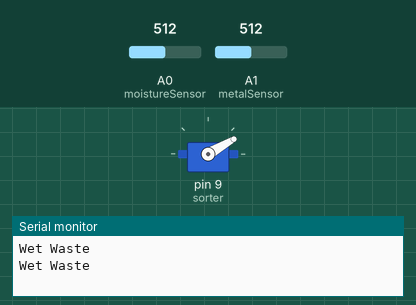
The sketch below on a simulated Arduino Uno, built with avr-gcc and run on an emulated ATmega328P. On the bench: servo, the last lines printed to the serial monitor. The test bench sets the inputs (shaded band); at power-on: A0 (moistureSensor) = 512, A1 (metalSensor) = 512.

Above: at 2.8 s.
2.9 s: A0 (moistureSensor) set to 493
At 4.3 s:
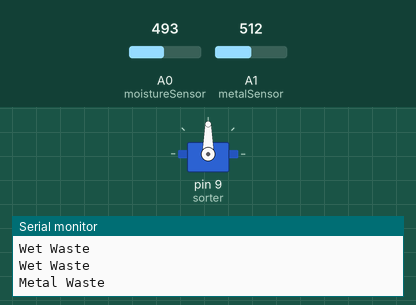
5.6 s: A1 (metalSensor) set to 491
At 7.0 s:
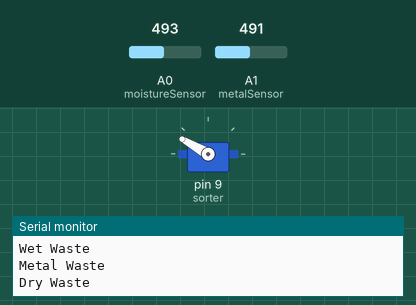
8.3 s: A1 (metalSensor) set to 510
At 11.2 s:
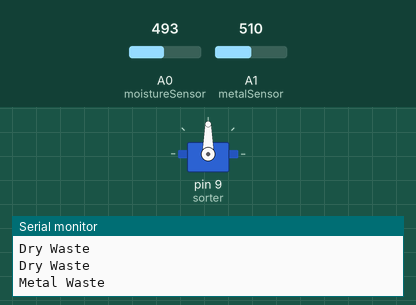
11.5 s: A1 (metalSensor) set to 490
At 12.8 s:
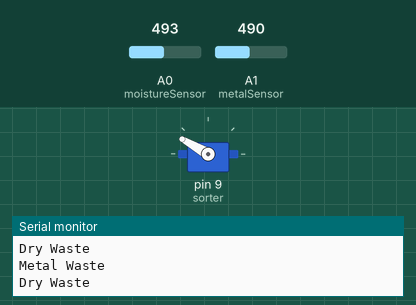
Timing chart, 0 to 14.5 s (numbered marks = the images above; inputs shaded):
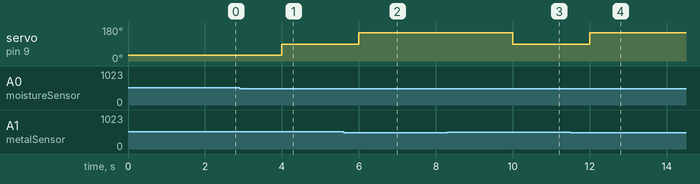

Measured:
- the behaviour switches between 501 and 500 on A0 (moistureSensor) (found by bisection; images 0 and 1)
- the behaviour switches between 501 and 500 on A1 (metalSensor) (found by bisection; images 1 and 2)
- after the input at 2.9 s, servo on pin 9 (sorter): 30° → 90° after 1.1 s
- after the input at 5.6 s, servo on pin 9 (sorter): 90° → 150° after 0.40 s
- after the input at 8.3 s, servo on pin 9 (sorter): 150° → 90° after 1.7 s
- after the input at 11.5 s, servo on pin 9 (sorter): 90° → 150° after 0.50 s

The sketch:

waste_sorter.ino
```cpp
#include <Servo.h>

Servo sorter;

int ultrasonicTrig = 7;
int ultrasonicEcho = 6;

int moistureSensor = A0;
int metalSensor = A1;

void setup() {
  Serial.begin(9600);
  sorter.attach(9);

  pinMode(ultrasonicTrig, OUTPUT);
  pinMode(ultrasonicEcho, INPUT);
}

void loop() {

  int moisture = analogRead(moistureSensor);
  int metal = analogRead(metalSensor);

  if (moisture > 500) {
    Serial.println("Wet Waste");
    sorter.write(30);
  }
  else if (metal > 500) {
    Serial.println("Metal Waste");
    sorter.write(90);
  }
  else {
    Serial.println("Dry Waste");
    sorter.write(150);
  }

  delay(2000);
}
```
